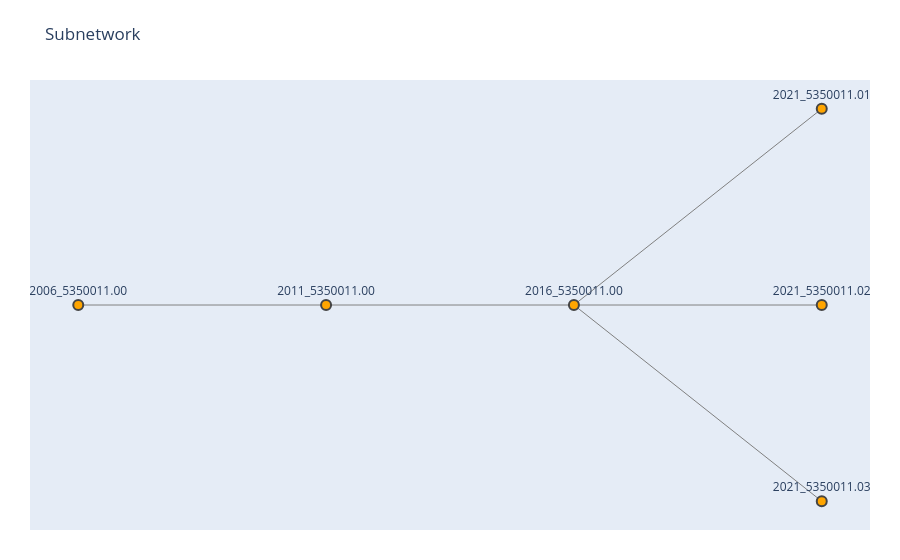

The notebook cell this image was saved under:
### Code cell
pc2.plot_subnetwork(network_table, G, paths_to_show=[14, 15, 16])

### Figure 1 — Plotly figure (JSON) as saved in the notebook; plotly's stock layout.template omitted (floating-point values rounded to 4 significant figures)
{"data": [{"hoverinfo": "none", "line": {"color": "gray", "width": 1}, "mode": "lines", "type": "scatter", "x": [0.5, 0, null, 0, -0.5, null, 0, 0.5, null, 0, 0.5, null, -1, -0.5, null], "y": [-0.5, 0, null, 0, 0, null, 0, 0.5, null, 0, 0, null, 0, 0, null]}, {"hoverinfo": "text", "hovertext": ["ID: 2021_5350011.03    Paths: Path 16", "ID: 2016_5350011.00    Paths: Path 14, Path 15, Path 16", "ID: 2021_5350011.01    Paths: Path 14", "ID: 2021_5350011.02    Paths: Path 15", "ID: 2006_5350011.00    Paths: Path 14, Path 15, Path 16", "ID: 2011_5350011.00    Paths: Path 14, Path 15, Path 16"], "marker": {"color": "orange", "line": {"width": 2}, "showscale": false, "size": 10}, "mode": "markers+text", "text": ["2021_5350011.03", "2016_5350011.00", "2021_5350011.01", "2021_5350011.02", "2006_5350011.00", "2011_5350011.00"], "textposition": "top center", "type": "scatter", "x": [0.5, 0, 0.5, 0.5, -1, -0.5], "y": [-0.5, 0, 0.5, 0, 0, 0]}], "layout": {"hovermode": "closest", "margin": {"b": 30, "l": 30, "r": 30, "t": 80}, "showlegend": false, "title": {"text": "Subnetwork"}, "xaxis": {"showgrid": false, "showticklabels": false, "zeroline": false}, "yaxis": {"showgrid": false, "showticklabels": false, "zeroline": false}}}
